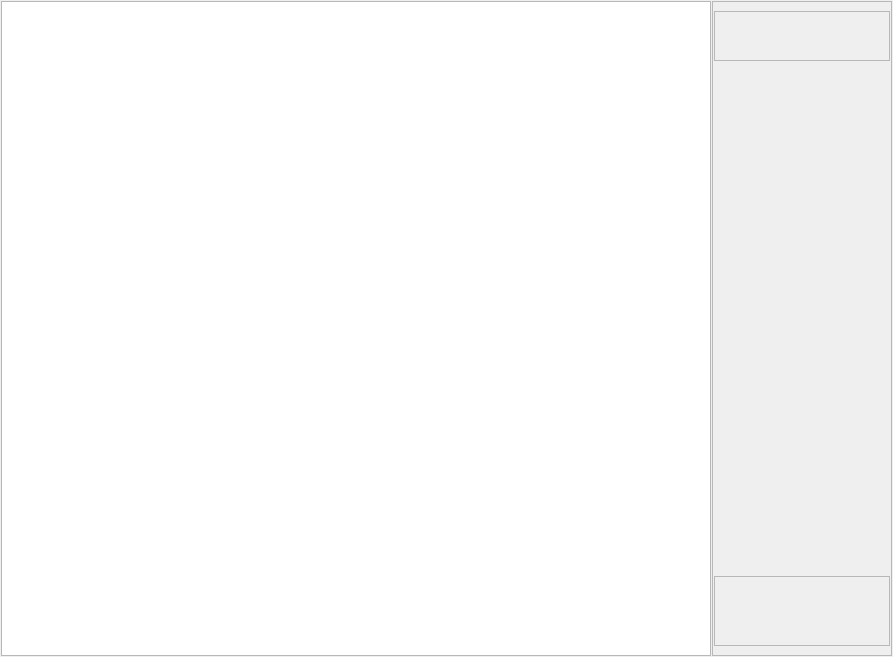
<?xml version="1.0" encoding="UTF-8"?>
<ui version="4.0">
 <class>TrenagerPatientWindow</class>
 <widget class="QDialog" name="TrenagerPatientWindow">
  <property name="geometry">
   <rect>
    <x>0</x>
    <y>0</y>
    <width>893</width>
    <height>657</height>
   </rect>
  </property>
  <property name="windowTitle">
   <string>Dialog</string>
  </property>
  <layout class="QHBoxLayout" name="horizontalLayout">
   <property name="spacing">
    <number>1</number>
   </property>
   <property name="leftMargin">
    <number>1</number>
   </property>
   <property name="topMargin">
    <number>1</number>
   </property>
   <property name="rightMargin">
    <number>1</number>
   </property>
   <property name="bottomMargin">
    <number>1</number>
   </property>
   <item>
    <widget class="QGraphicsView" name="gvGame"/>
   </item>
   <item>
    <widget class="QFrame" name="frParams">
     <property name="sizePolicy">
      <sizepolicy hsizetype="Fixed" vsizetype="Preferred">
       <horstretch>0</horstretch>
       <verstretch>0</verstretch>
      </sizepolicy>
     </property>
     <property name="minimumSize">
      <size>
       <width>180</width>
       <height>0</height>
      </size>
     </property>
     <property name="palette">
      <palette>
       <active>
        <colorrole role="Base">
         <brush brushstyle="SolidPattern">
          <color alpha="255">
           <red>255</red>
           <green>255</green>
           <blue>255</blue>
          </color>
         </brush>
        </colorrole>
       </active>
       <inactive>
        <colorrole role="Base">
         <brush brushstyle="SolidPattern">
          <color alpha="255">
           <red>255</red>
           <green>255</green>
           <blue>255</blue>
          </color>
         </brush>
        </colorrole>
       </inactive>
       <disabled>
        <colorrole role="Base">
         <brush brushstyle="SolidPattern">
          <color alpha="255">
           <red>240</red>
           <green>240</green>
           <blue>240</blue>
          </color>
         </brush>
        </colorrole>
       </disabled>
      </palette>
     </property>
     <property name="font">
      <font>
       <pointsize>14</pointsize>
       <weight>75</weight>
       <bold>true</bold>
      </font>
     </property>
     <property name="frameShape">
      <enum>QFrame::StyledPanel</enum>
     </property>
     <property name="frameShadow">
      <enum>QFrame::Raised</enum>
     </property>
     <layout class="QVBoxLayout" name="verticalLayout_4">
      <property name="leftMargin">
       <number>1</number>
      </property>
      <property name="rightMargin">
       <number>1</number>
      </property>
      <item>
       <widget class="QFrame" name="frGameParams">
        <property name="minimumSize">
         <size>
          <width>0</width>
          <height>50</height>
         </size>
        </property>
        <property name="frameShape">
         <enum>QFrame::StyledPanel</enum>
        </property>
        <property name="frameShadow">
         <enum>QFrame::Raised</enum>
        </property>
        <layout class="QVBoxLayout" name="verticalLayout">
         <property name="spacing">
          <number>5</number>
         </property>
         <property name="leftMargin">
          <number>1</number>
         </property>
         <property name="topMargin">
          <number>1</number>
         </property>
         <property name="rightMargin">
          <number>1</number>
         </property>
         <property name="bottomMargin">
          <number>1</number>
         </property>
        </layout>
       </widget>
      </item>
      <item>
       <spacer name="verticalSpacer">
        <property name="orientation">
         <enum>Qt::Vertical</enum>
        </property>
        <property name="sizeHint" stdset="0">
         <size>
          <width>20</width>
          <height>40</height>
         </size>
        </property>
       </spacer>
      </item>
      <item>
       <widget class="QFrame" name="frGameHints">
        <property name="minimumSize">
         <size>
          <width>0</width>
          <height>70</height>
         </size>
        </property>
        <property name="frameShape">
         <enum>QFrame::StyledPanel</enum>
        </property>
        <property name="frameShadow">
         <enum>QFrame::Raised</enum>
        </property>
        <layout class="QVBoxLayout" name="verticalLayout_2">
         <property name="leftMargin">
          <number>0</number>
         </property>
         <property name="rightMargin">
          <number>0</number>
         </property>
        </layout>
       </widget>
      </item>
     </layout>
    </widget>
   </item>
  </layout>
 </widget>
 <resources/>
 <connections/>
</ui>
